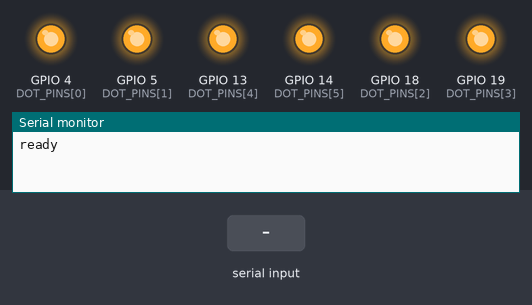
Bench run of a sketch on a simulated ESP32. On the bench: output pins drawn as LEDs (lit = HIGH), the last lines printed to the serial monitor. The test bench sets the inputs (shaded band).

Above: at 1.2 s.
1.3 s: "1" received over Serial
At 2.2 s:
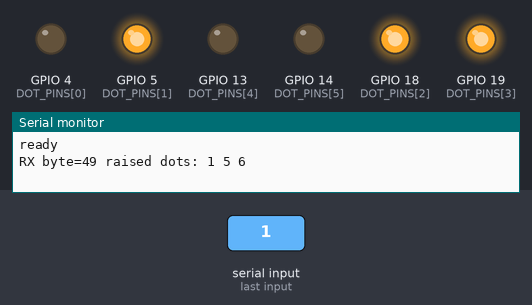
2.8 s: "0" received over Serial
At 3.3 s:
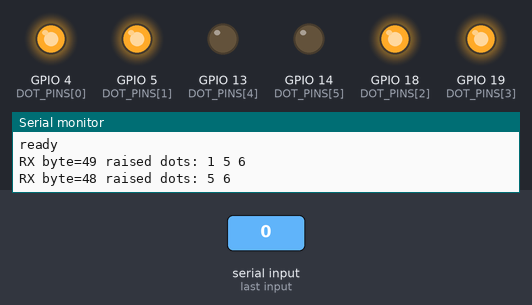
4.3 s: "2" received over Serial
At 5.7 s:
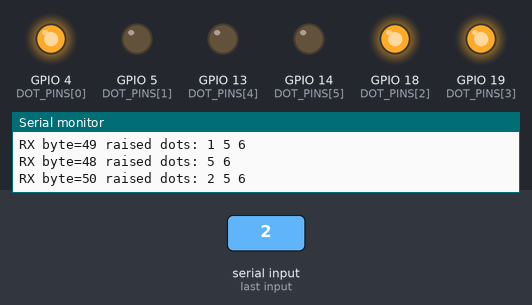
Timing chart, 0 to 7.3 s (numbered marks = the images above; inputs shaded):
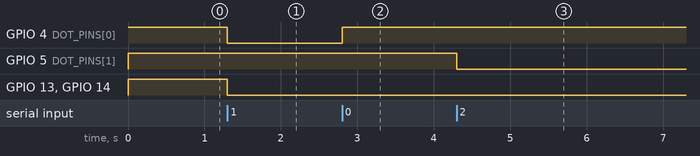

Measured:
- after the input at 1.3 s, GPIO 4 (DOT_PINS[0]), GPIO 13 (DOT_PINS[4]), GPIO 14 (DOT_PINS[5]): HIGH → LOW at once
- after the input at 2.8 s, GPIO 4 (DOT_PINS[0]): LOW → HIGH at once
- after the input at 4.3 s, GPIO 5 (DOT_PINS[1]): HIGH → LOW at once

The sketch:

esp32_braille.ino
```cpp
// esp32_braille.ino
//
// Firmware for the physical Braille display.
//
// - Listens on serial (USB) for incoming bytes from the Python backend.
//   Each byte is a 6-bit dot pattern: bit0=dot1 ... bit5=dot6. We drive one
//   GPIO pin per dot. The solenoids are active-low: driving a pin LOW raises
//   its dot, driving it HIGH pushes the dot back down. So a SET bit (raised
//   dot) -> LOW, and a CLEAR bit (flat dot) -> HIGH.
//
// Next/back navigation is handled on the laptop (the frontend's left/right
// arrow keys POST to the backend), so this firmware only drives solenoids.
//

#include <Arduino.h>

// ---- Configurable values -------------------------------------------------

// One GPIO pin per Braille dot (dot 1 -> DOT_PIN[0], ... dot 6 -> DOT_PIN[5]).
// Change these to match how the solenoids are wired on your board.
//
//                       1  2  3   4   5   6
const int DOT_PINS[6] = {4, 5, 18, 19, 13, 14};


const long SERIAL_BAUD_RATE = 115200;

// How long a solenoid stays energized for one dot pattern before the next
// byte can overwrite it. Keep short so rapid characters don't blur together.
const int SOLENOID_HOLD_MS = 300;

void setup() {
  Serial.begin(SERIAL_BAUD_RATE);

  // Start with a blank (flat) cell: HIGH holds every dot down (active-low).
  for (int i = 0; i < 6; i++) {
    pinMode(DOT_PINS[i], OUTPUT);
    digitalWrite(DOT_PINS[i], HIGH);
  }

  Serial.println("ready");
}

// Drives the 6 solenoid pins from a 6-bit dot pattern byte.
// Solenoids are active-low: LOW raises the dot, HIGH pushes it back down.
void setDots(uint8_t pattern) {
  for (int dot = 0; dot < 6; dot++) {
    bool raised = bitRead(pattern, dot);
    digitalWrite(DOT_PINS[dot], raised ? LOW : HIGH);
  }
}

// Reads any incoming dot-pattern byte from the backend and fires the
// solenoids accordingly.
void handleIncomingSerial() {
  if (Serial.available() > 0) {
    uint8_t pattern = Serial.read();
    setDots(pattern);

    // Debug echo: report the received byte and which dots it raised so the
    // host backend can log the ESP32's view of the data.
    Serial.print("RX byte=");
    Serial.print(pattern);
    Serial.print(" raised dots:");
    bool any = false;
    for (int dot = 0; dot < 6; dot++) {
      if (bitRead(pattern, dot)) {
        Serial.print(' ');
        Serial.print(dot + 1);
        any = true;
      }
    }
    if (!any) {
      Serial.print(" (blank)");
    }
    Serial.println();

    delay(SOLENOID_HOLD_MS);
  }
}


void loop() {
  handleIncomingSerial();
}
```
